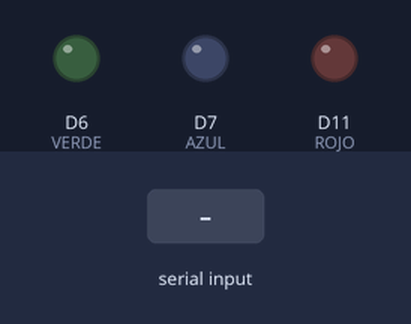
A program run on a simulated Arduino Due. Parts: output pins drawn as LEDs (lit = HIGH). The test bench sets the inputs (shaded band).

Above: at 1.2 s.
1.3 s: "h" received over Serial
At 2.5 s:
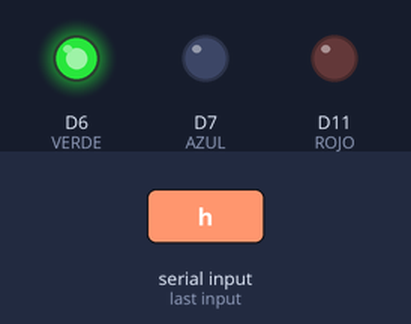
2.8 s: "a" received over Serial
At 3.8 s:
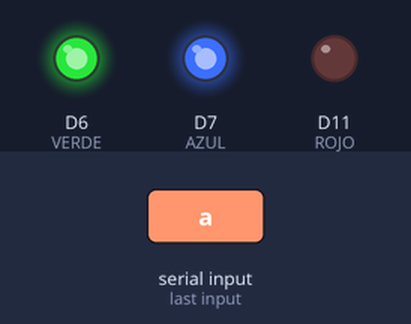
4.3 s: "r" received over Serial
At 5.0 s:
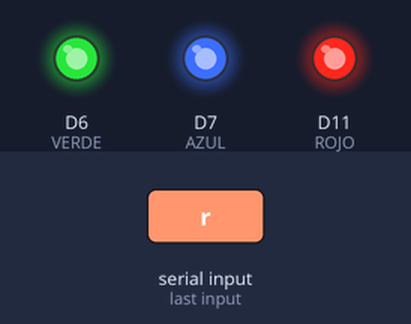
5.8 s: "1" received over Serial
At 6.1 s:
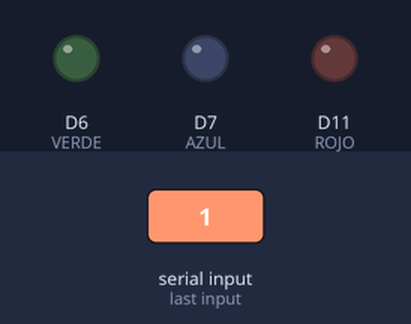
7.3 s: "a" received over Serial
At 8.5 s:
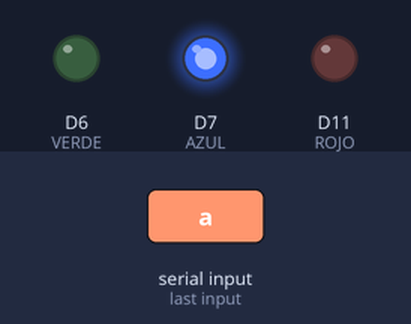
8.8 s: "0" received over Serial
At 9.6 s:
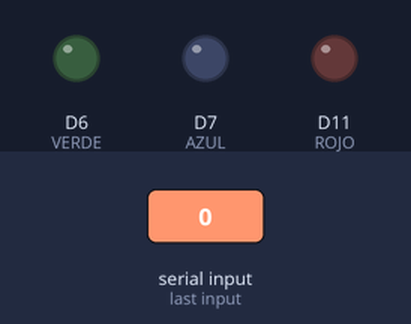
Timing chart, 0 to 11.3 s (numbered marks = the images above; inputs shaded):
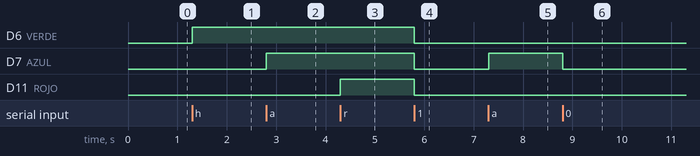

The program:

main.cpp
```cpp
#include <Arduino.h>
#include "Servo.h"
/*
Interaccion entre Arduino y OpenCV
Codigo para Arduino


Por Glar3
*/

#define VERDE 6
#define AZUL 7
#define ROJO 11
char lectura; //Variable para guardar la lectura del Serial

void setup()
{
   //Iniciamos el Serial:
   Serial.begin(9600);
   //servoMotor.attach(12);
   //Inicializamos el pin 13
   pinMode(VERDE, OUTPUT);
   pinMode(AZUL, OUTPUT);
   pinMode(ROJO, OUTPUT);
}

void loop()
{
   //Si recibimos algo por serial, lo guardamos
   if(Serial.available() >= 1)
   {
      lectura = Serial.read();
      switch ( lectura )
      {
         case 'h':
            digitalWrite(VERDE, HIGH);
          //  servoMotor.write(80);
          //  delay(1000);
            break;
         case 'a':
            digitalWrite(AZUL, HIGH);
            //servoMotor.write(80);
            //  delay(1000);
            break;
        case 'r':
            digitalWrite(ROJO, HIGH);
            break;

         default:

            digitalWrite(VERDE, LOW);
            digitalWrite(ROJO, LOW);
            digitalWrite(AZUL, LOW);
      }

   }
}
```

Measured:
- after the input at 1.3 s, D6 (VERDE): LOW → HIGH at once
- after the input at 2.8 s, D7 (AZUL): LOW → HIGH at once
- after the input at 4.3 s, D11 (ROJO): LOW → HIGH at once
- after the input at 5.8 s, D6 (VERDE), D7 (AZUL), D11 (ROJO): HIGH → LOW at once
- after the input at 7.3 s, D7 (AZUL): LOW → HIGH at once
- after the input at 8.8 s, D7 (AZUL): HIGH → LOW at once
